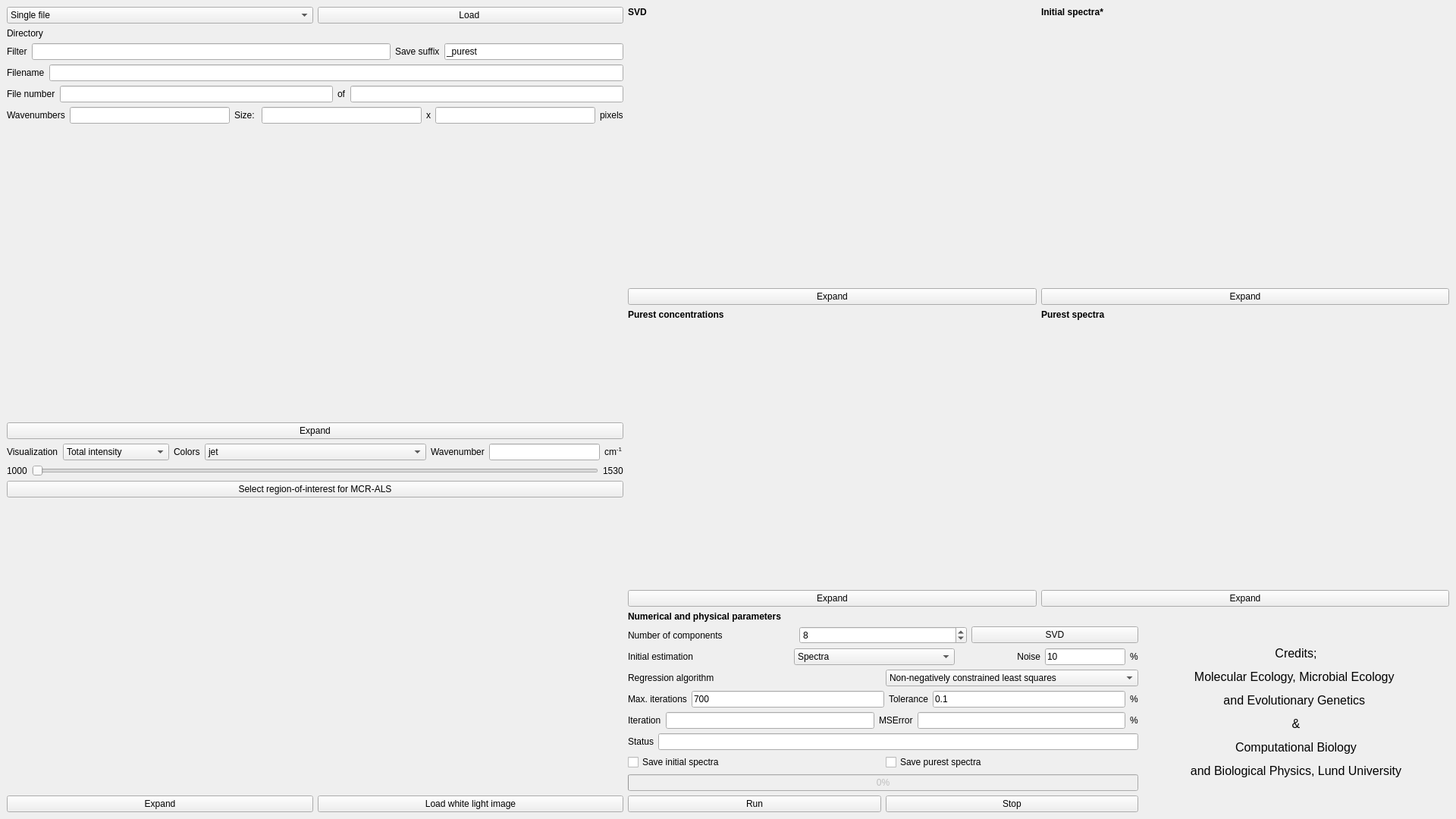
<?xml version="1.0" encoding="UTF-8"?>
<ui version="4.0">
 <class>MainWindow</class>
 <widget class="QMainWindow" name="MainWindow">
  <property name="geometry">
   <rect>
    <x>0</x>
    <y>0</y>
    <width>1920</width>
    <height>1080</height>
   </rect>
  </property>
  <property name="sizePolicy">
   <sizepolicy hsizetype="Expanding" vsizetype="Expanding">
    <horstretch>1</horstretch>
    <verstretch>1</verstretch>
   </sizepolicy>
  </property>
  <property name="windowTitle">
   <string>OCTAVVS MCR-ALS</string>
  </property>
  <widget class="QWidget" name="centralwidget">
   <layout class="QGridLayout" name="gridLayout">
    <item row="0" column="0">
     <layout class="QHBoxLayout" name="horizontalLayout_22" stretch="3,4">
      <item>
       <layout class="QVBoxLayout" name="verticalLayout_12" stretch="0,1,0,0,1">
        <item>
         <layout class="QVBoxLayout" name="verticalLayout">
          <item>
           <layout class="QHBoxLayout" name="horizontalLayout" stretch="1,1">
            <item>
             <widget class="QComboBox" name="comboBoxSingMult">
              <item>
               <property name="text">
                <string>Single file</string>
               </property>
              </item>
              <item>
               <property name="text">
                <string>Multiple files</string>
               </property>
              </item>
             </widget>
            </item>
            <item>
             <widget class="QPushButton" name="pushButtonLoad">
              <property name="text">
               <string>Load </string>
              </property>
             </widget>
            </item>
           </layout>
          </item>
          <item>
           <widget class="QLabel" name="labelDirectory">
            <property name="text">
             <string>Directory</string>
            </property>
           </widget>
          </item>
          <item>
           <layout class="QHBoxLayout" name="horizontalLayout_2" stretch="0,2,0,1">
            <item>
             <widget class="QLabel" name="label_2">
              <property name="text">
               <string>Filter</string>
              </property>
             </widget>
            </item>
            <item>
             <widget class="QLineEdit" name="lineEditKeyword">
              <property name="readOnly">
               <bool>false</bool>
              </property>
             </widget>
            </item>
            <item>
             <widget class="QLabel" name="label">
              <property name="text">
               <string>Save suffix</string>
              </property>
             </widget>
            </item>
            <item>
             <widget class="QLineEdit" name="lineEditSuffix">
              <property name="text">
               <string>_purest</string>
              </property>
             </widget>
            </item>
           </layout>
          </item>
          <item>
           <layout class="QHBoxLayout" name="horizontalLayout_3" stretch="0,1">
            <item>
             <widget class="QLabel" name="label_3">
              <property name="text">
               <string>Filename</string>
              </property>
             </widget>
            </item>
            <item>
             <widget class="QLineEdit" name="lineEditFilename">
              <property name="readOnly">
               <bool>true</bool>
              </property>
             </widget>
            </item>
           </layout>
          </item>
          <item>
           <layout class="QHBoxLayout" name="horizontalLayout_4" stretch="0,1,0,1">
            <item>
             <widget class="QLabel" name="label_4">
              <property name="text">
               <string>File number</string>
              </property>
             </widget>
            </item>
            <item>
             <widget class="QLineEdit" name="lineEditFileNumber">
              <property name="readOnly">
               <bool>true</bool>
              </property>
             </widget>
            </item>
            <item>
             <widget class="QLabel" name="label_5">
              <property name="text">
               <string>of</string>
              </property>
             </widget>
            </item>
            <item>
             <widget class="QLineEdit" name="lineEditTotal">
              <property name="readOnly">
               <bool>true</bool>
              </property>
             </widget>
            </item>
           </layout>
          </item>
          <item>
           <layout class="QHBoxLayout" name="horizontalLayout_5" stretch="0,1,0,1,0,1,0">
            <item>
             <widget class="QLabel" name="label_6">
              <property name="text">
               <string>Wavenumbers</string>
              </property>
             </widget>
            </item>
            <item>
             <widget class="QLineEdit" name="lineEditLength">
              <property name="sizePolicy">
               <sizepolicy hsizetype="Expanding" vsizetype="Preferred">
                <horstretch>0</horstretch>
                <verstretch>0</verstretch>
               </sizepolicy>
              </property>
              <property name="readOnly">
               <bool>true</bool>
              </property>
             </widget>
            </item>
            <item>
             <widget class="QLabel" name="label_12">
              <property name="text">
               <string>Size: </string>
              </property>
              <property name="alignment">
               <set>Qt::AlignRight|Qt::AlignTrailing|Qt::AlignVCenter</set>
              </property>
             </widget>
            </item>
            <item>
             <widget class="QLineEdit" name="lineEditWidth">
              <property name="inputMask">
               <string notr="true"/>
              </property>
             </widget>
            </item>
            <item>
             <widget class="QLabel" name="label_7">
              <property name="text">
               <string>x</string>
              </property>
             </widget>
            </item>
            <item>
             <widget class="QLineEdit" name="lineEditHeight"/>
            </item>
            <item>
             <widget class="QLabel" name="label_8">
              <property name="text">
               <string>pixels</string>
              </property>
             </widget>
            </item>
           </layout>
          </item>
         </layout>
        </item>
        <item>
         <layout class="QVBoxLayout" name="verticalLayout_2" stretch="1,0">
          <item>
           <widget class="MplWidget" name="plot_specta" native="true"/>
          </item>
          <item>
           <widget class="QPushButton" name="pushButtonExpandSpectra">
            <property name="text">
             <string>Expand</string>
            </property>
           </widget>
          </item>
         </layout>
        </item>
        <item>
         <layout class="QVBoxLayout" name="verticalLayout_4">
          <item>
           <layout class="QHBoxLayout" name="horizontalLayout_6" stretch="0,0,0,2,0,1,0">
            <item>
             <widget class="QLabel" name="label_9">
              <property name="text">
               <string>Visualization</string>
              </property>
             </widget>
            </item>
            <item>
             <widget class="QComboBox" name="comboBoxMethod">
              <item>
               <property name="text">
                <string>Total intensity</string>
               </property>
              </item>
              <item>
               <property name="text">
                <string>Maximum amplitude</string>
               </property>
              </item>
              <item>
               <property name="text">
                <string>Wavenumber </string>
               </property>
              </item>
             </widget>
            </item>
            <item>
             <widget class="QLabel" name="label_10">
              <property name="text">
               <string>Colors</string>
              </property>
             </widget>
            </item>
            <item>
             <widget class="QComboBox" name="comboBoxCmaps">
              <item>
               <property name="text">
                <string>jet</string>
               </property>
              </item>
              <item>
               <property name="text">
                <string>copper</string>
               </property>
              </item>
              <item>
               <property name="text">
                <string>gray</string>
               </property>
              </item>
              <item>
               <property name="text">
                <string>hsv</string>
               </property>
              </item>
              <item>
               <property name="text">
                <string>hot</string>
               </property>
              </item>
              <item>
               <property name="text">
                <string>cool</string>
               </property>
              </item>
              <item>
               <property name="text">
                <string>summer</string>
               </property>
              </item>
              <item>
               <property name="text">
                <string>winter</string>
               </property>
              </item>
              <item>
               <property name="text">
                <string>autumn</string>
               </property>
              </item>
              <item>
               <property name="text">
                <string>Set1</string>
               </property>
              </item>
              <item>
               <property name="text">
                <string>gnuplot</string>
               </property>
              </item>
              <item>
               <property name="text">
                <string>rainbow</string>
               </property>
              </item>
              <item>
               <property name="text">
                <string>jet</string>
               </property>
              </item>
              <item>
               <property name="text">
                <string>seismic</string>
               </property>
              </item>
              <item>
               <property name="text">
                <string>pink</string>
               </property>
              </item>
              <item>
               <property name="text">
                <string>spring</string>
               </property>
              </item>
              <item>
               <property name="text">
                <string>Reds</string>
               </property>
              </item>
             </widget>
            </item>
            <item>
             <widget class="QLabel" name="label_11">
              <property name="text">
               <string>Wavenumber</string>
              </property>
             </widget>
            </item>
            <item>
             <widget class="QLineEdit" name="lineEditWavenumber"/>
            </item>
            <item>
             <widget class="QLabel" name="label_13">
              <property name="text">
               <string>&lt;html&gt;&lt;head/&gt;&lt;body&gt;&lt;p&gt;cm&lt;span style=&quot; vertical-align:super;&quot;&gt;-1&lt;/span&gt;&lt;/p&gt;&lt;/body&gt;&lt;/html&gt;</string>
              </property>
             </widget>
            </item>
           </layout>
          </item>
          <item>
           <layout class="QHBoxLayout" name="horizontalLayout_10">
            <item>
             <widget class="QLabel" name="labelMinwn">
              <property name="text">
               <string>1000</string>
              </property>
             </widget>
            </item>
            <item>
             <widget class="QSlider" name="horizontalSliderWavenumber">
              <property name="enabled">
               <bool>false</bool>
              </property>
              <property name="maximum">
               <number>10000</number>
              </property>
              <property name="singleStep">
               <number>1</number>
              </property>
              <property name="orientation">
               <enum>Qt::Horizontal</enum>
              </property>
             </widget>
            </item>
            <item>
             <widget class="QLabel" name="labelMaxwn">
              <property name="text">
               <string>1530</string>
              </property>
             </widget>
            </item>
           </layout>
          </item>
         </layout>
        </item>
        <item>
         <widget class="QPushButton" name="pushButtonLocal">
          <property name="text">
           <string>Select region-of-interest for MCR-ALS</string>
          </property>
         </widget>
        </item>
        <item>
         <layout class="QHBoxLayout" name="horizontalLayout_8" stretch="1,1">
          <item>
           <layout class="QVBoxLayout" name="verticalLayout_13" stretch="0,0">
            <property name="sizeConstraint">
             <enum>QLayout::SetNoConstraint</enum>
            </property>
            <item>
             <widget class="Mpl_Proj" name="plot_visual" native="true"/>
            </item>
            <item>
             <widget class="QPushButton" name="pushButtonExpandProjection">
              <property name="text">
               <string>Expand</string>
              </property>
             </widget>
            </item>
           </layout>
          </item>
          <item>
           <layout class="QVBoxLayout" name="verticalLayout_14" stretch="0,0">
            <item>
             <widget class="WhiteLightWidget" name="plot_whitelight" native="true"/>
            </item>
            <item>
             <widget class="QPushButton" name="pushButtonWhitelight">
              <property name="text">
               <string>Load white light image</string>
              </property>
             </widget>
            </item>
           </layout>
          </item>
         </layout>
        </item>
       </layout>
      </item>
      <item>
       <layout class="QVBoxLayout" name="verticalLayout_15" stretch="3,1">
        <item>
         <layout class="QVBoxLayout" name="verticalLayout_7" stretch="1,1">
          <item>
           <layout class="QHBoxLayout" name="horizontalLayout_11" stretch="1,1">
            <item>
             <layout class="QVBoxLayout" name="verticalLayout_16" stretch="0,1,0">
              <item>
               <widget class="QLabel" name="label_22">
                <property name="font">
                 <font>
                  <weight>75</weight>
                  <bold>true</bold>
                 </font>
                </property>
                <property name="text">
                 <string>SVD </string>
                </property>
               </widget>
              </item>
              <item>
               <widget class="MplWidget" name="plotSVD" native="true"/>
              </item>
              <item>
               <widget class="QPushButton" name="pushButtonExpandSVD">
                <property name="text">
                 <string>Expand</string>
                </property>
               </widget>
              </item>
             </layout>
            </item>
            <item>
             <layout class="QVBoxLayout" name="verticalLayout_6" stretch="0,1,0">
              <item>
               <widget class="QLabel" name="labelInitial">
                <property name="font">
                 <font>
                  <weight>75</weight>
                  <bold>true</bold>
                 </font>
                </property>
                <property name="text">
                 <string>Initial spectra*</string>
                </property>
               </widget>
              </item>
              <item>
               <widget class="MplWidget" name="plotInitSpec" native="true"/>
              </item>
              <item>
               <widget class="QPushButton" name="pushButtonExpandInitSpect">
                <property name="text">
                 <string>Expand</string>
                </property>
               </widget>
              </item>
             </layout>
            </item>
           </layout>
          </item>
          <item>
           <layout class="QHBoxLayout" name="horizontalLayout_12" stretch="1,1">
            <item>
             <layout class="QVBoxLayout" name="verticalLayout_8" stretch="0,1,0">
              <item>
               <widget class="QLabel" name="label_15">
                <property name="font">
                 <font>
                  <weight>75</weight>
                  <bold>true</bold>
                 </font>
                </property>
                <property name="text">
                 <string>Purest concentrations</string>
                </property>
               </widget>
              </item>
              <item>
               <widget class="MplWidget" name="plotPurestConc" native="true"/>
              </item>
              <item>
               <widget class="QPushButton" name="pushButtonExpandPurConc">
                <property name="text">
                 <string>Expand</string>
                </property>
               </widget>
              </item>
             </layout>
            </item>
            <item>
             <layout class="QVBoxLayout" name="verticalLayout_9" stretch="0,1,0">
              <item>
               <widget class="QLabel" name="label_14">
                <property name="font">
                 <font>
                  <weight>75</weight>
                  <bold>true</bold>
                 </font>
                </property>
                <property name="text">
                 <string>Purest spectra</string>
                </property>
               </widget>
              </item>
              <item>
               <widget class="MplWidget" name="plotPurestSpectra" native="true"/>
              </item>
              <item>
               <widget class="QPushButton" name="pushButtonExpandPurSp">
                <property name="text">
                 <string>Expand</string>
                </property>
               </widget>
              </item>
             </layout>
            </item>
           </layout>
          </item>
         </layout>
        </item>
        <item>
         <layout class="QHBoxLayout" name="horizontalLayout_21" stretch="5,3">
          <item>
           <layout class="QVBoxLayout" name="verticalLayout_3">
            <item>
             <widget class="QLabel" name="label_26">
              <property name="font">
               <font>
                <weight>75</weight>
                <bold>true</bold>
               </font>
              </property>
              <property name="text">
               <string>Numerical and physical parameters</string>
              </property>
             </widget>
            </item>
            <item>
             <layout class="QHBoxLayout" name="horizontalLayout_9">
              <item>
               <widget class="QLabel" name="label_25">
                <property name="text">
                 <string>Number of components</string>
                </property>
               </widget>
              </item>
              <item>
               <widget class="QSpinBox" name="spinBoxSVDComp">
                <property name="minimum">
                 <number>1</number>
                </property>
                <property name="maximum">
                 <number>40</number>
                </property>
                <property name="value">
                 <number>8</number>
                </property>
               </widget>
              </item>
              <item>
               <widget class="QPushButton" name="pushButtonSVD">
                <property name="text">
                 <string>SVD</string>
                </property>
               </widget>
              </item>
             </layout>
            </item>
            <item>
             <layout class="QHBoxLayout" name="horizontalLayout_13"/>
            </item>
            <item>
             <layout class="QHBoxLayout" name="horizontalLayout_14" stretch="2,2,1,1,0">
              <item>
               <widget class="QLabel" name="label_34">
                <property name="text">
                 <string>Initial estimation</string>
                </property>
               </widget>
              </item>
              <item>
               <widget class="QComboBox" name="comboBoxInitial">
                <property name="enabled">
                 <bool>true</bool>
                </property>
                <item>
                 <property name="text">
                  <string>Spectra</string>
                 </property>
                </item>
                <item>
                 <property name="text">
                  <string>Concentrations</string>
                 </property>
                </item>
               </widget>
              </item>
              <item>
               <widget class="QLabel" name="label_30">
                <property name="text">
                 <string>Noise</string>
                </property>
                <property name="alignment">
                 <set>Qt::AlignRight|Qt::AlignTrailing|Qt::AlignVCenter</set>
                </property>
               </widget>
              </item>
              <item>
               <widget class="QLineEdit" name="lineEditNoisePercent">
                <property name="text">
                 <string>10</string>
                </property>
               </widget>
              </item>
              <item>
               <widget class="QLabel" name="label_38">
                <property name="text">
                 <string>%</string>
                </property>
               </widget>
              </item>
             </layout>
            </item>
            <item>
             <layout class="QHBoxLayout" name="horizontalLayout_15">
              <item>
               <widget class="QLabel" name="label_33">
                <property name="text">
                 <string>Regression algorithm</string>
                </property>
               </widget>
              </item>
              <item>
               <widget class="QComboBox" name="comboBoxRegressor">
                <property name="enabled">
                 <bool>true</bool>
                </property>
                <item>
                 <property name="text">
                  <string>Non-negatively constrained least squares</string>
                 </property>
                </item>
               </widget>
              </item>
             </layout>
            </item>
            <item>
             <layout class="QHBoxLayout" name="horizontalLayout_16">
              <item>
               <widget class="QLabel" name="label_28">
                <property name="text">
                 <string>Max. iterations</string>
                </property>
               </widget>
              </item>
              <item>
               <widget class="QLineEdit" name="lineEditPurIter">
                <property name="text">
                 <string>700</string>
                </property>
               </widget>
              </item>
              <item>
               <widget class="QLabel" name="label_29">
                <property name="text">
                 <string>Tolerance</string>
                </property>
               </widget>
              </item>
              <item>
               <widget class="QLineEdit" name="lineEditTol">
                <property name="text">
                 <string>0.1</string>
                </property>
               </widget>
              </item>
              <item>
               <widget class="QLabel" name="label_35">
                <property name="text">
                 <string>%</string>
                </property>
               </widget>
              </item>
             </layout>
            </item>
            <item>
             <layout class="QHBoxLayout" name="horizontalLayout_17">
              <item>
               <widget class="QLabel" name="label_36">
                <property name="text">
                 <string>Iteration</string>
                </property>
               </widget>
              </item>
              <item>
               <widget class="QLineEdit" name="lineEdit_Niter"/>
              </item>
              <item>
               <widget class="QLabel" name="label_37">
                <property name="text">
                 <string>MSError</string>
                </property>
               </widget>
              </item>
              <item>
               <widget class="QLineEdit" name="lineEdit_Error"/>
              </item>
              <item>
               <widget class="QLabel" name="label_39">
                <property name="text">
                 <string>%</string>
                </property>
               </widget>
              </item>
             </layout>
            </item>
            <item>
             <layout class="QHBoxLayout" name="horizontalLayout_18">
              <item>
               <widget class="QLabel" name="label_32">
                <property name="text">
                 <string>Status</string>
                </property>
               </widget>
              </item>
              <item>
               <widget class="QLineEdit" name="lineEditStatus">
                <property name="text">
                 <string/>
                </property>
               </widget>
              </item>
             </layout>
            </item>
            <item>
             <layout class="QHBoxLayout" name="horizontalLayout_19">
              <item>
               <widget class="QCheckBox" name="checkBoxSaveInit">
                <property name="enabled">
                 <bool>true</bool>
                </property>
                <property name="text">
                 <string>Save initial spectra</string>
                </property>
               </widget>
              </item>
              <item>
               <widget class="QCheckBox" name="checkBoxSavePurest">
                <property name="text">
                 <string>Save purest spectra</string>
                </property>
               </widget>
              </item>
             </layout>
            </item>
            <item>
             <widget class="QProgressBar" name="progressBar">
              <property name="enabled">
               <bool>false</bool>
              </property>
              <property name="value">
               <number>0</number>
              </property>
             </widget>
            </item>
            <item>
             <layout class="QHBoxLayout" name="horizontalLayout_20" stretch="1,1">
              <item>
               <widget class="QPushButton" name="pushButtonPurestCal">
                <property name="sizePolicy">
                 <sizepolicy hsizetype="Minimum" vsizetype="Fixed">
                  <horstretch>0</horstretch>
                  <verstretch>0</verstretch>
                 </sizepolicy>
                </property>
                <property name="focusPolicy">
                 <enum>Qt::WheelFocus</enum>
                </property>
                <property name="layoutDirection">
                 <enum>Qt::RightToLeft</enum>
                </property>
                <property name="text">
                 <string>Run</string>
                </property>
                <property name="checkable">
                 <bool>false</bool>
                </property>
               </widget>
              </item>
              <item>
               <widget class="QPushButton" name="pushButtonStop">
                <property name="enabled">
                 <bool>true</bool>
                </property>
                <property name="text">
                 <string>Stop</string>
                </property>
               </widget>
              </item>
             </layout>
            </item>
           </layout>
          </item>
          <item>
           <layout class="QVBoxLayout" name="verticalLayout_11" stretch="1,0,1">
            <item>
             <spacer name="verticalSpacer">
              <property name="orientation">
               <enum>Qt::Vertical</enum>
              </property>
              <property name="sizeHint" stdset="0">
               <size>
                <width>20</width>
                <height>78</height>
               </size>
              </property>
             </spacer>
            </item>
            <item>
             <widget class="QLabel" name="label_31">
              <property name="font">
               <font>
                <pointsize>14</pointsize>
               </font>
              </property>
              <property name="text">
               <string>&lt;html&gt;&lt;head/&gt;&lt;body&gt;&lt;p align=&quot;center&quot;&gt;&lt;span style=&quot; font-size:12pt;&quot;&gt;Credits;&lt;/span&gt;&lt;/p&gt;&lt;p align=&quot;center&quot;&gt;&lt;span style=&quot; font-size:12pt;&quot;&gt;Molecular Ecology, Microbial Ecology &lt;/span&gt;&lt;/p&gt;&lt;p align=&quot;center&quot;&gt;&lt;span style=&quot; font-size:12pt;&quot;&gt;and Evolutionary Genetics &lt;/span&gt;&lt;/p&gt;&lt;p align=&quot;center&quot;&gt;&lt;span style=&quot; font-size:12pt;&quot;&gt;&amp;amp;&lt;/span&gt;&lt;/p&gt;&lt;p align=&quot;center&quot;&gt;&lt;span style=&quot; font-size:12pt;&quot;&gt;Computational Biology&lt;/span&gt;&lt;/p&gt;&lt;p align=&quot;center&quot;&gt;&lt;span style=&quot; font-size:12pt;&quot;&gt;and Biological Physics, Lund University&lt;/span&gt;&lt;/p&gt;&lt;/body&gt;&lt;/html&gt;</string>
              </property>
             </widget>
            </item>
            <item>
             <spacer name="verticalSpacer_2">
              <property name="orientation">
               <enum>Qt::Vertical</enum>
              </property>
              <property name="sizeHint" stdset="0">
               <size>
                <width>20</width>
                <height>40</height>
               </size>
              </property>
             </spacer>
            </item>
           </layout>
          </item>
         </layout>
        </item>
       </layout>
      </item>
     </layout>
    </item>
   </layout>
  </widget>
  <action name="actionLocal_MCR_ALS">
   <property name="text">
    <string>Local MCR-ALS</string>
   </property>
  </action>
 </widget>
 <customwidgets>
  <customwidget>
   <class>MplWidget</class>
   <extends>QWidget</extends>
   <header location="global">octavvs/mcr/mpl.h</header>
   <container>1</container>
  </customwidget>
  <customwidget>
   <class>WhiteLightWidget</class>
   <extends>QWidget</extends>
   <header location="global">octavvs/prep/dataplotwidget.h</header>
   <container>1</container>
  </customwidget>
  <customwidget>
   <class>Mpl_Proj</class>
   <extends>QWidget</extends>
   <header location="global">octavvs/mcr/mpl.h</header>
   <container>1</container>
  </customwidget>
 </customwidgets>
 <tabstops>
  <tabstop>comboBoxSingMult</tabstop>
  <tabstop>pushButtonLoad</tabstop>
  <tabstop>lineEditKeyword</tabstop>
  <tabstop>lineEditSuffix</tabstop>
  <tabstop>lineEditFilename</tabstop>
  <tabstop>lineEditFileNumber</tabstop>
  <tabstop>lineEditTotal</tabstop>
  <tabstop>lineEditLength</tabstop>
  <tabstop>lineEditWidth</tabstop>
  <tabstop>lineEditHeight</tabstop>
  <tabstop>pushButtonExpandSpectra</tabstop>
  <tabstop>comboBoxCmaps</tabstop>
  <tabstop>lineEditWavenumber</tabstop>
  <tabstop>horizontalSliderWavenumber</tabstop>
  <tabstop>pushButtonLocal</tabstop>
  <tabstop>pushButtonExpandProjection</tabstop>
  <tabstop>pushButtonWhitelight</tabstop>
  <tabstop>spinBoxSVDComp</tabstop>
  <tabstop>pushButtonSVD</tabstop>
  <tabstop>comboBoxInitial</tabstop>
  <tabstop>comboBoxRegressor</tabstop>
  <tabstop>lineEditPurIter</tabstop>
  <tabstop>lineEditTol</tabstop>
  <tabstop>lineEditNoisePercent</tabstop>
  <tabstop>lineEdit_Niter</tabstop>
  <tabstop>lineEdit_Error</tabstop>
  <tabstop>lineEditStatus</tabstop>
  <tabstop>checkBoxSaveInit</tabstop>
  <tabstop>checkBoxSavePurest</tabstop>
  <tabstop>pushButtonPurestCal</tabstop>
  <tabstop>pushButtonStop</tabstop>
 </tabstops>
 <resources/>
 <connections/>
</ui>
